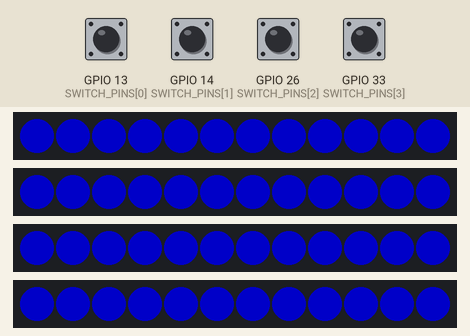
The sketch below on a simulated ESP32. Parts: 4 × 12 RGB LEDs in strip order, left to right. The test bench sets the inputs (shaded band); at power-on: GPIO 13 (SWITCH_PINS[0]), GPIO 14 (SWITCH_PINS[1]), GPIO 26 (SWITCH_PINS[2]), GPIO 33 (SWITCH_PINS[3]) HIGH. Dim RGB values are drawn brighter than linear; what the sketch prints to the serial monitor is not drawn.

Above: at 1.7 s.
2.4 s: GPIO 13 (SWITCH_PINS[0]) pulled LOW for 0.15 s
At 3.0 s:
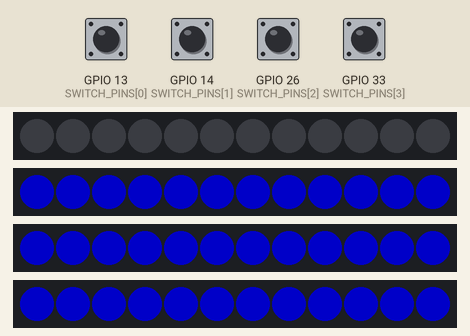
3.1 s: GPIO 14 (SWITCH_PINS[1]) pulled LOW for 0.15 s
At 3.25 s:
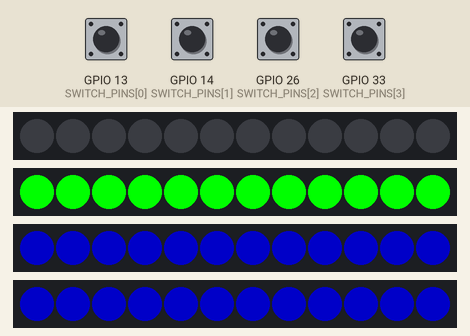
3.8 s: GPIO 26 (SWITCH_PINS[2]) pulled LOW for 0.15 s
At 4.4 s:
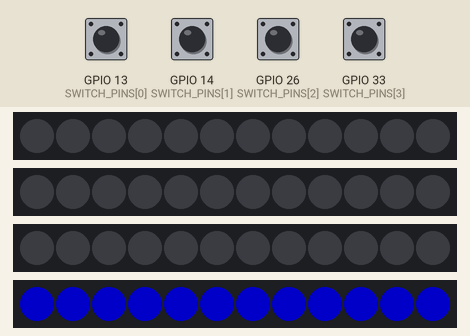
4.5 s: GPIO 33 (SWITCH_PINS[3]) pulled LOW for 0.15 s
At 4.65 s:
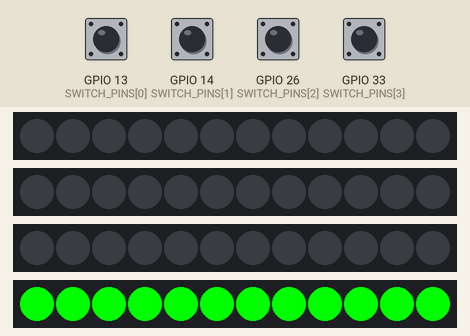
6.2 s: GPIO 14 (SWITCH_PINS[1]) pulled LOW for 1 s
At 7.0 s:
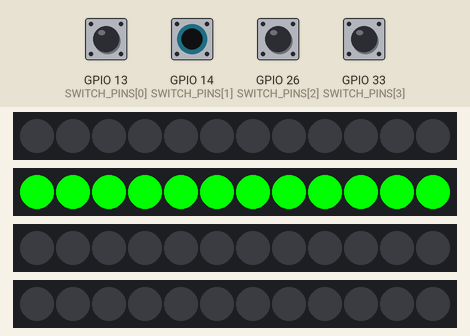
8.7 s: GPIO 13 (SWITCH_PINS[0]) pulled LOW for 1 s
At 10.2 s:
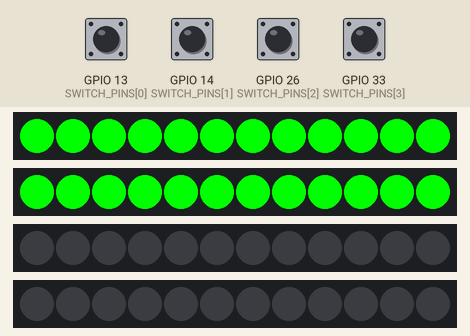
Timing chart, 0 to 11.7 s (numbered marks = the images above; inputs shaded):
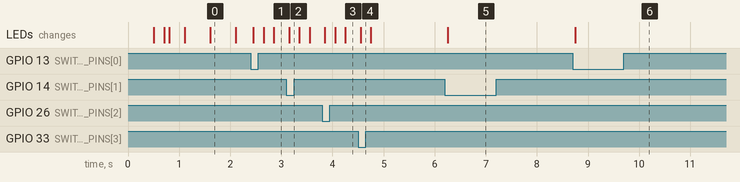

The sketch:

tile_hub_esp32.ino
```cpp
/**
 * Memory XXL - TILE HUB ESP32 (Robust Version)
 *
 * Each hub manages 4 tiles with switches and NeoPixel LEDs.
 *
 * Features:
 * - Proper debouncing with state machine
 * - Reliable registration with visual feedback
 * - Auto-reconnect to master
 * - Heartbeat for connection monitoring
 */

#include <WiFi.h>
#include <esp_now.h>
#include <esp_wifi.h>
#include <Adafruit_NeoPixel.h>

// ==================== CONFIGURATION ====================
// *** CHANGE THIS FOR EACH HUB ***
#define HUB_ID 0  // Hub 0 = tiles 1-4, Hub 1 = tiles 5-8, Hub 2 = tiles 9-12

// WiFi channel must match master's WiFi channel
#define WIFI_CHANNEL 6

// Hardware config
#define NUM_TILES 4
#define LEDS_PER_TILE 12

// GPIO pins
const int SWITCH_PINS[NUM_TILES] = {13, 14, 26, 33};
const int LED_PINS[NUM_TILES] = {12, 27, 25, 32};

// Timing
#define DEBOUNCE_MS 50
#define HEARTBEAT_INTERVAL_MS 2000
#define REGISTRATION_BLINK_MS 500
#define LED_FEEDBACK_MS 200

// Broadcast address for ESP-NOW
uint8_t broadcastAddr[] = {0xFF, 0xFF, 0xFF, 0xFF, 0xFF, 0xFF};

// ==================== DATA STRUCTURES ====================
// Message to Master
typedef struct __attribute__((packed)) {
    uint8_t msgType;      // 0=register, 1=toggle, 2=heartbeat
    uint8_t hubId;
    uint8_t port;
    uint8_t value;
    uint8_t globalTileId;
} TileMessage;

// Command from Master
typedef struct __attribute__((packed)) {
    uint8_t cmdType;      // 0=off, 1=on, 2=blink, 3=ack
    uint8_t targetHub;    // 0xFF = all hubs
    uint8_t targetPort;   // 0xFF = all ports
    uint8_t colorR;
    uint8_t colorG;
    uint8_t colorB;
    uint8_t duration;
} MasterCommand;

// Tile state machine
enum TileState {
    TILE_UNREGISTERED,
    TILE_REGISTERING,
    TILE_REGISTERED,
    TILE_ON,
    TILE_OFF
};

struct Tile {
    TileState state;
    bool switchReading;
    bool lastSwitchReading;
    bool stableSwitch;
    unsigned long debounceTime;
    unsigned long blinkTime;
    bool blinkOn;
    uint32_t currentColor;
};

// ==================== GLOBALS ====================
Adafruit_NeoPixel leds[NUM_TILES] = {
    Adafruit_NeoPixel(LEDS_PER_TILE, LED_PINS[0], NEO_GRB + NEO_KHZ800),
    Adafruit_NeoPixel(LEDS_PER_TILE, LED_PINS[1], NEO_GRB + NEO_KHZ800),
    Adafruit_NeoPixel(LEDS_PER_TILE, LED_PINS[2], NEO_GRB + NEO_KHZ800),
    Adafruit_NeoPixel(LEDS_PER_TILE, LED_PINS[3], NEO_GRB + NEO_KHZ800)
};

Tile tiles[NUM_TILES];
unsigned long lastHeartbeat = 0;
bool espNowReady = false;

// ==================== FUNCTION DECLARATIONS ====================
void initESPNow();
void onESPNowRecv(const esp_now_recv_info_t *info, const uint8_t *data, int len);
void sendMessage(uint8_t type, uint8_t port, uint8_t value);
void handleCommand(const MasterCommand& cmd);
void updateSwitch(int port);
void handleSwitchPress(int port);
void updateLEDs();
void setTileLED(int port, uint32_t color);
int getGlobalTileId(int port);

// ==================== SETUP ====================
void setup() {
    Serial.begin(115200);
    delay(500);

    Serial.println("\n========================================");
    Serial.printf("Memory XXL - Tile Hub %d\n", HUB_ID + 1);
    Serial.printf("Tiles: %d-%d\n", HUB_ID * 4 + 1, HUB_ID * 4 + 4);
    Serial.println("========================================");

    // Initialize switches
    for (int i = 0; i < NUM_TILES; i++) {
        pinMode(SWITCH_PINS[i], INPUT_PULLUP);
        tiles[i].state = TILE_UNREGISTERED;
        tiles[i].switchReading = HIGH;
        tiles[i].lastSwitchReading = HIGH;
        tiles[i].stableSwitch = HIGH;
        tiles[i].debounceTime = 0;
        tiles[i].blinkTime = 0;
        tiles[i].blinkOn = false;
        tiles[i].currentColor = 0;
    }

    // Initialize LEDs
    for (int i = 0; i < NUM_TILES; i++) {
        leds[i].begin();
        leds[i].clear();
        leds[i].show();
    }

    // Startup animation
    for (int i = 0; i < NUM_TILES; i++) {
        setTileLED(i, leds[i].Color(0, 0, 100));
        delay(100);
    }
    delay(200);
    for (int i = 0; i < NUM_TILES; i++) {
        setTileLED(i, 0);
    }

    // Initialize ESP-NOW
    initESPNow();

    // Start registration mode - blue blink for unregistered tiles
    for (int i = 0; i < NUM_TILES; i++) {
        tiles[i].state = TILE_UNREGISTERED;
        tiles[i].currentColor = leds[i].Color(0, 0, 255);
        tiles[i].blinkTime = millis();
    }

    Serial.println("✓ Hub ready - step on tiles to register");
}

// ==================== MAIN LOOP ====================
void loop() {
    unsigned long now = millis();

    // Update switches
    for (int i = 0; i < NUM_TILES; i++) {
        updateSwitch(i);
    }

    // Update LEDs (handle blinking)
    updateLEDs();

    // Send heartbeat
    if (espNowReady && (now - lastHeartbeat >= HEARTBEAT_INTERVAL_MS)) {
        for (int i = 0; i < NUM_TILES; i++) {
            if (tiles[i].state >= TILE_REGISTERED) {
                sendMessage(2, i, 1); // Heartbeat
            }
        }
        lastHeartbeat = now;
    }
}

// ==================== ESP-NOW ====================
void initESPNow() {
    WiFi.mode(WIFI_STA);
    WiFi.disconnect();

    // Force WiFi channel to match master
    esp_wifi_set_promiscuous(true);
    esp_wifi_set_channel(WIFI_CHANNEL, WIFI_SECOND_CHAN_NONE);
    esp_wifi_set_promiscuous(false);

    Serial.printf("WiFi channel: %d\n", WIFI_CHANNEL);

    if (esp_now_init() != ESP_OK) {
        Serial.println("✗ ESP-NOW init failed");
        ESP.restart();
    }

    // Add broadcast peer
    esp_now_peer_info_t peer = {};
    memcpy(peer.peer_addr, broadcastAddr, 6);
    peer.channel = WIFI_CHANNEL;
    peer.encrypt = false;

    if (!esp_now_is_peer_exist(broadcastAddr)) {
        if (esp_now_add_peer(&peer) != ESP_OK) {
            Serial.println("✗ Failed to add broadcast peer");
        }
    }

    esp_now_register_recv_cb(onESPNowRecv);

    espNowReady = true;
    Serial.println("✓ ESP-NOW ready");
}

void onESPNowRecv(const esp_now_recv_info_t *info, const uint8_t *data, int len) {
    if (len != sizeof(MasterCommand)) return;

    MasterCommand cmd;
    memcpy(&cmd, data, sizeof(cmd));

    // Check if command is for this hub
    if (cmd.targetHub != 255 && cmd.targetHub != HUB_ID) return;

    handleCommand(cmd);
}

void sendMessage(uint8_t type, uint8_t port, uint8_t value) {
    if (!espNowReady) return;

    TileMessage msg;
    msg.msgType = type;
    msg.hubId = HUB_ID;
    msg.port = port;
    msg.value = value;
    msg.globalTileId = getGlobalTileId(port);

    esp_now_send(broadcastAddr, (uint8_t*)&msg, sizeof(msg));
}

void handleCommand(const MasterCommand& cmd) {
    // Determine which ports to affect
    int startPort = (cmd.targetPort == 255) ? 0 : cmd.targetPort;
    int endPort = (cmd.targetPort == 255) ? NUM_TILES : cmd.targetPort + 1;

    // Debug: log received command
    Serial.printf("📥 CMD: type=%d hub=%d port=%d RGB(%d,%d,%d)\n",
                  cmd.cmdType, cmd.targetHub, cmd.targetPort,
                  cmd.colorR, cmd.colorG, cmd.colorB);

    for (int p = startPort; p < endPort && p < NUM_TILES; p++) {
        uint32_t color = leds[p].Color(cmd.colorR, cmd.colorG, cmd.colorB);

        switch (cmd.cmdType) {
            case 0: // OFF
                Serial.printf("💡 Tile %d OFF\n", getGlobalTileId(p));
                tiles[p].currentColor = 0;
                if (tiles[p].state >= TILE_REGISTERED) {
                    tiles[p].state = TILE_OFF;
                }
                setTileLED(p, 0);
                break;

            case 1: // ON
                tiles[p].currentColor = color;
                if (tiles[p].state >= TILE_REGISTERED) {
                    tiles[p].state = TILE_ON;
                }
                setTileLED(p, color);
                break;

            case 2: // BLINK
                tiles[p].currentColor = color;
                tiles[p].blinkTime = millis();
                tiles[p].blinkOn = true;
                break;

            case 3: // ACK (registration confirmed)
                if (tiles[p].state == TILE_REGISTERING) {
                    tiles[p].state = TILE_REGISTERED;
                    Serial.printf("✓ Tile %d registered by master\n", getGlobalTileId(p));
                }
                // Flash green
                setTileLED(p, leds[p].Color(0, 255, 0));
                delay(LED_FEEDBACK_MS);
                setTileLED(p, 0);
                tiles[p].currentColor = 0;
                break;
        }
    }
}

// ==================== SWITCH HANDLING ====================
void updateSwitch(int port) {
    tiles[port].switchReading = digitalRead(SWITCH_PINS[port]);

    // Debounce logic
    if (tiles[port].switchReading != tiles[port].lastSwitchReading) {
        tiles[port].debounceTime = millis();
    }

    if ((millis() - tiles[port].debounceTime) > DEBOUNCE_MS) {
        if (tiles[port].switchReading != tiles[port].stableSwitch) {
            tiles[port].stableSwitch = tiles[port].switchReading;

            // Switch pressed (LOW because of pull-up)
            if (tiles[port].stableSwitch == LOW) {
                handleSwitchPress(port);
            }
        }
    }

    tiles[port].lastSwitchReading = tiles[port].switchReading;
}

void handleSwitchPress(int port) {
    int globalId = getGlobalTileId(port);
    Serial.printf("🔘 Tile %d pressed (state: %d)\n", globalId, tiles[port].state);

    switch (tiles[port].state) {
        case TILE_UNREGISTERED:
            // Send registration request
            tiles[port].state = TILE_REGISTERING;
            sendMessage(0, port, 1); // Type 0 = register

            // Visual feedback - green flash
            setTileLED(port, leds[port].Color(0, 255, 0));
            delay(LED_FEEDBACK_MS);
            setTileLED(port, 0);

            // If no ack received, auto-confirm after brief delay
            delay(200);
            if (tiles[port].state == TILE_REGISTERING) {
                tiles[port].state = TILE_REGISTERED;
                Serial.printf("✓ Tile %d self-registered\n", globalId);
            }
            tiles[port].currentColor = 0;
            break;

        case TILE_REGISTERING:
            // Still waiting for registration, ignore
            break;

        case TILE_REGISTERED:
        case TILE_OFF:
            // Toggle ON
            tiles[port].state = TILE_ON;
            tiles[port].currentColor = leds[port].Color(0, 255, 0);
            setTileLED(port, tiles[port].currentColor);
            sendMessage(1, port, 1); // Type 1 = toggle, value 1 = ON
            Serial.printf("💡 Tile %d ON\n", globalId);
            break;

        case TILE_ON:
            // Toggle OFF
            tiles[port].state = TILE_OFF;
            tiles[port].currentColor = 0;
            setTileLED(port, 0);
            sendMessage(1, port, 0); // Type 1 = toggle, value 0 = OFF
            Serial.printf("💡 Tile %d OFF\n", globalId);
            break;
    }
}

// ==================== LED HANDLING ====================
void setTileLED(int port, uint32_t color) {
    if (color == 0) {
        leds[port].clear();
    } else {
        leds[port].fill(color);
    }
    leds[port].show();
}

void updateLEDs() {
    unsigned long now = millis();

    for (int i = 0; i < NUM_TILES; i++) {
        // Handle blinking for unregistered tiles
        if (tiles[i].state == TILE_UNREGISTERED) {
            if (now - tiles[i].blinkTime >= REGISTRATION_BLINK_MS) {
                tiles[i].blinkTime = now;
                tiles[i].blinkOn = !tiles[i].blinkOn;

                if (tiles[i].blinkOn) {
                    leds[i].fill(leds[i].Color(0, 0, 100)); // Blue blink
                } else {
                    leds[i].clear();
                }
                leds[i].show();
            }
        }
    }
}

// ==================== UTILITY ====================
int getGlobalTileId(int port) {
    return HUB_ID * NUM_TILES + port + 1;
}
```

Measured:
- after the input at 2.4 s, the LEDs: first change after 0.05 s (image 1 shows a later state)
- after the input at 3.1 s, the LEDs: change after 0.05 s (image 2)
- after the input at 3.8 s, the LEDs: first change after 0.05 s (image 3 shows a later state)
- after the input at 4.5 s, the LEDs: change after 0.05 s (image 4)
- after the input at 6.2 s, the LEDs: change after 0.05 s (image 5)
- after the input at 8.7 s, the LEDs: change after 0.05 s (image 6)
- what the display in image 0 shows lasts 0.5 s, from 1.6 s to 2.1 s
